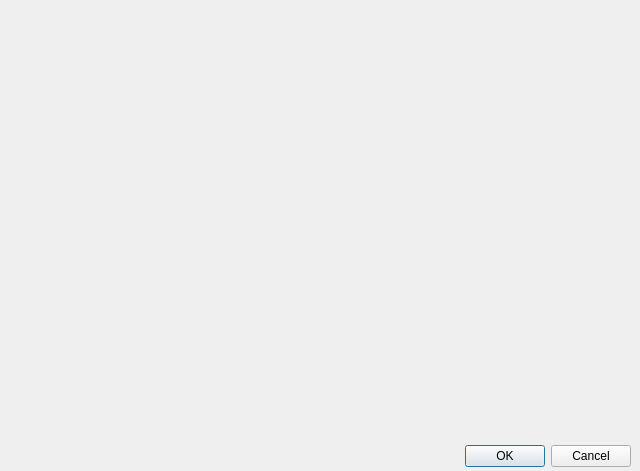
<?xml version="1.0" encoding="UTF-8"?>
<ui version="4.0">
 <class>Dialog</class>
 <widget class="QDialog" name="Dialog">
  <property name="geometry">
   <rect>
    <x>0</x>
    <y>0</y>
    <width>640</width>
    <height>471</height>
   </rect>
  </property>
  <property name="windowTitle">
   <string>Dialog</string>
  </property>
  <widget class="QDialogButtonBox" name="buttonBox">
   <property name="geometry">
    <rect>
     <x>10</x>
     <y>440</y>
     <width>621</width>
     <height>32</height>
    </rect>
   </property>
   <property name="orientation">
    <enum>Qt::Horizontal</enum>
   </property>
   <property name="standardButtons">
    <set>QDialogButtonBox::Cancel|QDialogButtonBox::Ok</set>
   </property>
  </widget>
 </widget>
 <resources/>
 <connections>
  <connection>
   <sender>buttonBox</sender>
   <signal>accepted()</signal>
   <receiver>Dialog</receiver>
   <slot>accept()</slot>
   <hints>
    <hint type="sourcelabel">
     <x>248</x>
     <y>254</y>
    </hint>
    <hint type="destinationlabel">
     <x>157</x>
     <y>274</y>
    </hint>
   </hints>
  </connection>
  <connection>
   <sender>buttonBox</sender>
   <signal>rejected()</signal>
   <receiver>Dialog</receiver>
   <slot>reject()</slot>
   <hints>
    <hint type="sourcelabel">
     <x>316</x>
     <y>260</y>
    </hint>
    <hint type="destinationlabel">
     <x>286</x>
     <y>274</y>
    </hint>
   </hints>
  </connection>
 </connections>
</ui>
